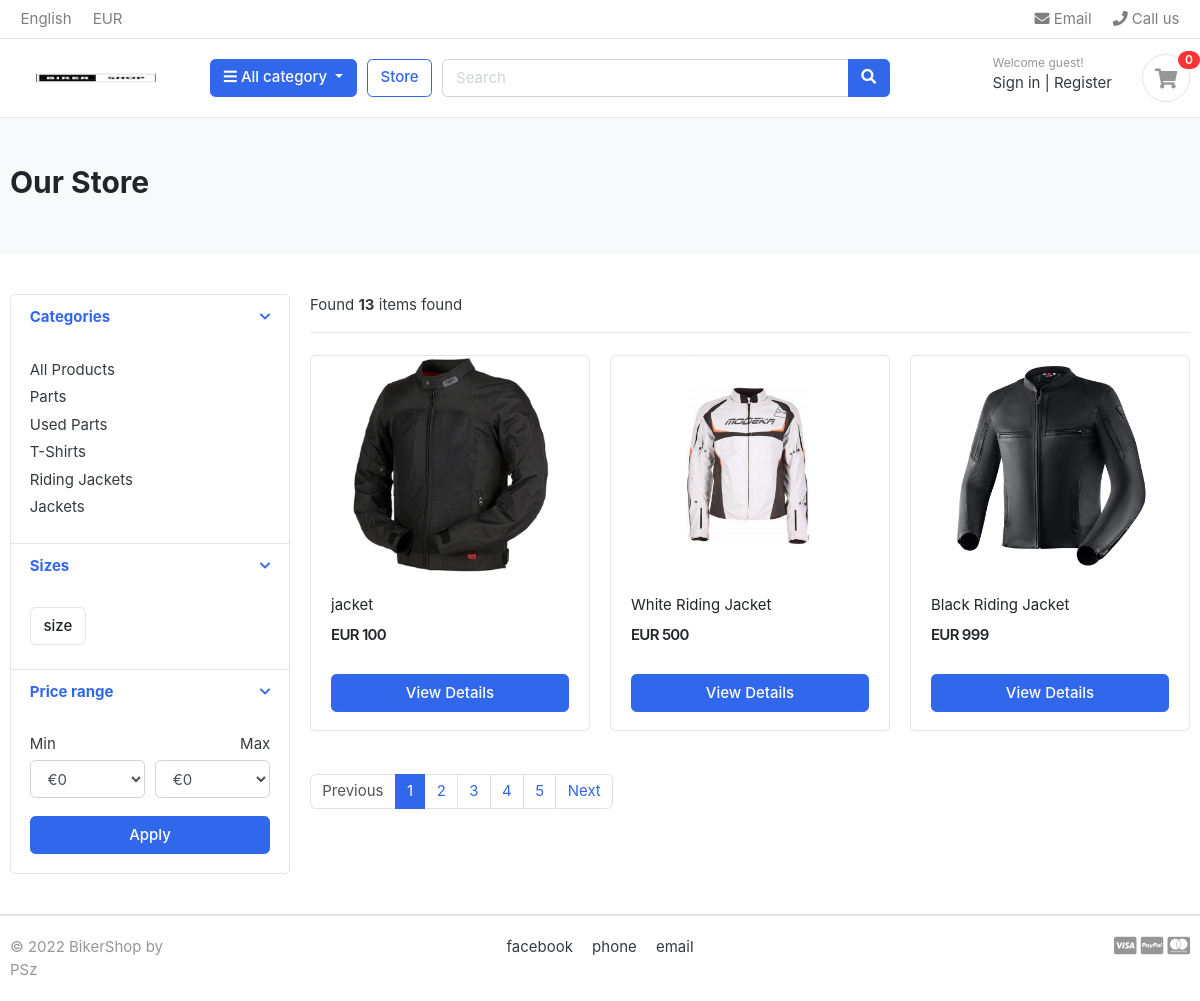
/store/, run on the app's committed database.
### category/models.py (models this page shows, shortened)
class Category(models.Model):
    category_name = models.CharField(max_length=50, unique=True)
    slug = models.SlugField(max_length=100, unique=True)
    description = models.TextField(max_length=255, blank=True)
    cat_image = models.ImageField(upload_to='photos/categories', blank=True)
    class Meta:
        verbose_name = 'category'
        verbose_name_plural = 'categories'
    def get_url(self):
        return reverse('products_by_category', args=[self.slug])

### store/models.py (models this page shows, shortened)
class Product(models.Model):
    product_name    = models.CharField(max_length=200, unique=True)
    slug            = models.SlugField(max_length=200, unique=True)
    description     = models.TextField(max_length=500, blank=True)
    price           = models.IntegerField()
    images          = models.ImageField(upload_to='photos/products')
    stock           = models.IntegerField()
    is_available    = models.BooleanField(default=True)
    category        = models.ForeignKey(Category, on_delete=models.CASCADE)
    created_date    = models.DateTimeField(auto_now_add=True)
    modified_date   = models.DateTimeField(auto_now=True)
    def get_url(self):
        return reverse('product_detail', args=[self.category.slug, self.slug])

### store/views.py (the view)
# urls.py: path('store/', include('store.urls')),
def store(request, category_slug=None):
    categories = None
    products = None
    if category_slug != None:
        categories = get_object_or_404(Category, slug=category_slug)
        products = Product.objects.filter(category=categories, is_available=True)
        paginator = Paginator(products, 1)
        page = request.GET.get('page')
        paged_products = paginator.get_page(page)
        product_count = products.count()
    else:
        products = Product.objects.all().filter(is_available=True).order_by('id')
        paginator = Paginator(products, 3)
        page = request.GET.get('page')
        paged_products = paginator.get_page(page)
        product_count = products.count()
    context = {
        'products': paged_products,
        'product_count' : products.count()
    }
    return render(request, 'store/store.html', context)

### carts/context_processors.py (called while the page is built)
def counter(request):
    cart_count = 0
    if 'admin' in request.path:
        return {}
    else:
        try:
            cart = Cart.objects.filter(cart_id=_cart_id(request))
            cart_items = CartItem.objects.all().filter(cart=cart[:1])
            for cart_item in cart_items:
                cart_count += cart_item.quantity
        except Cart.DoesNotExist:
            cart_count = 0
    return dict(cart_count=cart_count)

### carts/views.py (called while the page is built)
def _cart_id(request):
    cart = request.session.session_key
    if not cart:
        cart = request.session.create()
    return cart

### category/context_processors.py (called while the page is built)
def menu_links(request):
    links = Category.objects.all()
    return dict(links=links)

### templates/store/store.html (shortened to what this page needs)
{% extends 'base.html' %}
{% load static %}
{% block content %}
<section class="section-pagetop bg">
    <div class="container">
        {% if 'search' in request.path %}
          <h2 class="title-page">Search Result</h2>
        {% else %}
          <h2 class="title-page">Our Store</h2>
        {% endif %}
    </div>
    </section>
<section class="section-content padding-y">
    <div class="container">
    <div class="row">
        <aside class="col-md-3">
    <div class="card">
        <article class="filter-group">
            <header class="card-header">
                <a href="#" data-toggle="collapse" data-target="#collapse_1" aria-expanded="true" class="">
                    <i class="icon-control fa fa-chevron-down"></i>
                    <h6 class="title">Categories</h6>
                </a>
            </header>
            <div class="filter-content collapse show" id="collapse_1" style="">
                <div class="card-body">
                    <ul class="list-menu">
                    <li><a href="{% url 'store' %}">All Products  </a></li>
                      {% for category in links %}
                    <li><a href="{{ category.get_url }}">{{ category.category_name }}  </a></li>
                      {% endfor %}
                    </ul>
                </div>
            </div>
        </article>
        <article class="filter-group">
            <header class="card-header">
                <a href="#" data-toggle="collapse" data-target="#collapse_4" aria-expanded="true" class="">
                    <i class="icon-control fa fa-chevron-down"></i>
                    <h6 class="title">Sizes </h6>
                </a>
            </header>
            <div class="filter-content collapse show" id="collapse_4" style="">
                <div class="card-body">
                  <label class="checkbox-btn">
                    <span class="btn btn-light"> size </span>
                  </label>
            </div>
            </div>
        </article>
        <article class="filter-group">
            <header class="card-header">
                <a href="#" data-toggle="collapse" data-target="#collapse_3" aria-expanded="true" class="">
                    <i class="icon-control fa fa-chevron-down"></i>
                    <h6 class="title">Price range </h6>
                </a>
            </header>
            <div class="filter-content collapse show" id="collapse_3" style="">
                <div class="card-body">
                    <div class="form-row">
                    <div class="form-group col-md-6">
                      <label>Min</label>
                      <select class="mr-2 form-control">
                        <option value="0">€0</option>
                    </select>
                    </div>
                    <div class="form-group text-right col-md-6">
                      <label>Max</label>
                      <select class="mr-2 form-control">
                        <option value="0">€0</option>
                    </select>
                    </div>
                    </div>
                    <button class="btn btn-block btn-primary">Apply</button>
                </div>
            </div>
        </article>
    </div>
        </aside>
        <main class="col-md-9">
    <header class="border-bottom mb-4 pb-3">
            <div class="form-inline">
                <span class="mr-md-auto">Found <b>{{ product_count }}</b> items found </span>
            </div>
    </header>
    <div class="row">
        {% if products %}
        {% for product in products %}
        <div class="col-md-4">
            <figure class="card card-product-grid">
                <div class="img-wrap">
                    <a href="{{ product.get_url }}"><img src="{{ product.images.url }}"></a>
                </div>
                <figcaption class="info-wrap">
                    <div class="fix-height">
                        <a href="{{ product.get_url }}" class="title">{{ product.product_name }}</a>
                        <div class="price-wrap mt-2">
                            <span class="price">EUR {{ product.price }}</span>
                        </div>
                    </div>
                    <a href="{{ product.get_url }}" class="btn btn-block btn-primary">View Details</a>
                </figcaption>
            </figure>
        </div>
        {% endfor %}
        {% else %}
        <div>
            <h2>No result found,please try again!</h2>
        </div>
        {% endif %}
    </div>
    <nav class="mt-4" aria-label="Page navigation sample">
        {% if products.has_other_pages %}
        <ul class="pagination">
              {% if products.has_previous %}
          <li class="page-item"><a class="page-link" href="?page={{products.previous_page_number}}">Previous</a></li>
              {% else %}
              <li class="page-item disabled"><a class="page-link" href="#">Previous</a></li>
              {% endif %}
              {% for i in products.paginator.page_range %}
                  {% if products.number == i %}
                  <li class="page-item active"><a class="page-link" href="#">{{i}}</a></li>
                  {% else %}
                      <li class="page-item"><a class="page-link" href="?page={{i}}">{{i}}</a></li>
                  {% endif %}
          {% endfor %}
              {% if products.has_next %}
              <li class="page-item"><a class="page-link" href="?page={{products.next_page_number}}">Next</a></li>
              {% else %}
                  <li class="page-item disabled"><a class="page-link" href="#">Next</a></li>
              {% endif %}
        </ul>
      {% endif %}
    </nav>
        </main>
    </div>
    </div>
    </section>
{% endblock %}

### static/css/ui.css (style rules this page uses)
html { font-family: "Inter", sans-serif; font-size: 15px; }
.img-wrap { text-align: center; display: block; }
.img-wrap img { max-width: 100%; }
.price-wrap { letter-spacing: -0.7px; }
.padding-y { padding-top: 40px; padding-bottom: 40px; }
figure { margin-bottom: 0; }
article:after, .form-group:after { display: block; clear: both; content: ""; }
.bg { background-color: #f8f9fa; }
.title-page { color: #212529; }
.btn-light { background-color: #fff; border-color: #e4e4e4; }
[class*=list-] li:after { visibility: hidden; display: block; content: ""; overflow: hidden; height: 0; clear: both; }
.list-menu { list-style: none; margin: 0; padding-left: 0; }
.list-menu li { margin-bottom: 5px; }
.list-menu a { color: #343a40; }
[class*=card-product] a.title { color: #212529; display: block; }
[class*=card-product] .img-wrap { overflow: hidden; position: relative; }
[class*=card-product] .img-wrap img { height: 100%; max-width: 100%; width: auto; display: inline-block; -o-object-fit: cover; object-fit: cover; }
.card-product-grid { margin-bottom: 20px; }
.card-product-grid .img-wrap { border-radius: 0.2rem 0.2rem 0 0; height: 220px; }
.card-product-grid .info-wrap { overflow: hidden; padding: 18px 20px; }
.card-product-grid .fix-height { height: 80px; overflow: hidden; }
.card .img-wrap { overflow: hidden; }
.price { font-weight: 600; color: #212529; }
.icon-control { margin-top: 5px; float: right; font-size: 80%; }
.card-header .title { margin-bottom: 0; line-height: 1.5; }
.filter-group { border-bottom: 1px solid #e4e4e4; }
.filter-group .card-header { border-bottom: 0; }
.filter-group:last-child { border-bottom: 0; }
.checkbox-btn { position: relative; }
.section-pagetop { padding: 45px 0; }

### data on the page
Category: category_name "Parts"
Category: category_name "Used Parts"
Category: category_name "T-Shirts"
Category: category_name "Riding Jackets"
Category: category_name "Jackets"
Product: images (picture), product_name "jacket", price "100"
Product: images (picture), product_name "White Riding Jacket", price "500"
Product: images (picture), product_name "Black Riding Jacket", price "999"

### other printed values
{{ cart_count }} "0"
{{ product_count }} "13"
{{ i }} "1"
{{ i }} "2" "3" "4" "5"
